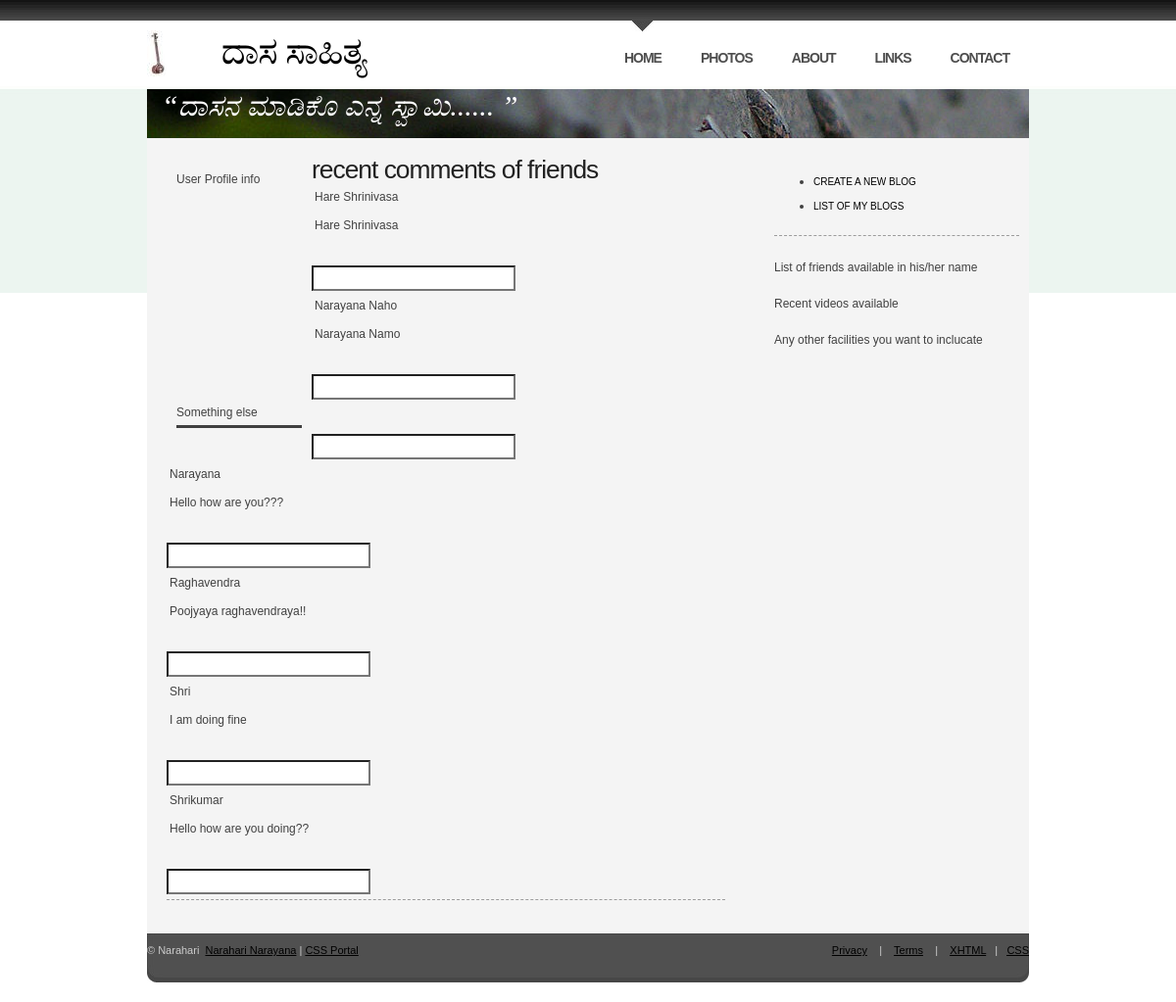
Page /userhomepage.php on the committed database.
### tables this page shows
CREATE TABLE IF NOT EXISTS `userblog` (
  `blogid` int(100) NOT NULL AUTO_INCREMENT,
  `blogtitle` varchar(100) NOT NULL,
  `text` varchar(100) NOT NULL,
  `commentid` int(100) NOT NULL,
  PRIMARY KEY (`blogid`),
  UNIQUE KEY `text` (`text`,`commentid`)
);

### userhomepage.php (the view, shortened to what this page needs)
<!DOCTYPE html PUBLIC "-//W3C//DTD XHTML 1.0 Transitional//EN" "http://www.w3.org/TR/xhtml1/DTD/xhtml1-transitional.dtd">
<html xmlns="http://www.w3.org/1999/xhtml">
<head>
<link href="default.css" rel="stylesheet" type="text/css" />
<link href="test.css" rel="stylesheet" type="text/css" />
</head>
<body>
<div id="header">
	<div id="logo" style="width: 251px; height: 49px">
		<h1 style="width: 180px; height: 48px"><a href="#">ದಾಸ ಸಾಹಿತ್ಯ </a></h1>
	</div>
	<div id="menu">
		<ul>
			<li class="current_page_item"><a href="#">home</a></li>
			<li><a href="#">photos</a></li>
			<li><a href="#">about</a></li>
			<li><a href="#">links</a></li>
			<li><a href="#">contact</a></li>
		</ul>
	</div>
</div>
<div id="headerbg" style="height:50px;"><p class="text2">&#8220;ದಾಸನ ಮಾಡಿಕೊ ಎನ್ನ ಸ್ವಾಮಿ......	&#8221;</p>
</div>
<div id="page">
	<div id="content">
		<div id="latest-post" class="post">
				<div id="navigation1" style="margin:10px; width: 128px;">
				<div class="post" style="height: 238px; width: 134px" >
				User Profile info
				</div>
				<div class="post">	Something else
				</div>
				</div>
			<h1 class="title">recent comments of friends </h1>
			<div class="entry">
               <?php
               		$query="SELECT * from userblog order by blogid DESC";
               		$fetch_result=mysql_query($query);
					$count=mysql_num_rows($fetch_result);
					if($count>=1)
					{
						while($row = mysql_fetch_array($fetch_result))
						{
							echo "<table><tr><td>".$row['blogtitle']."</td></tr>";
							echo "<tr><td>".$row['text']."</td></tr></table>";
							echo "<br/>";
                            echo "<input type='text' maxlength='100'  style='width:200px; height:20px; border-bottom-style:solid'/>";
						}
					}
				?>
			</div>
		</div>
		<div id="recent-posts">
			<div class="post">
				<div class="entry">
					<ul><li><a href="newblog.html"> Create a new Blog</a></li>
					<li><a href="userblog.php">List of my blogs</a></li></ul>
				</div>
			</div>
			<div class="post">
				<p> List of friends available in his/her name</p>
			</div>
			<div class="post">
				<p> Recent videos available</p>
			</div>
			<div class="post">
				<p> Any other facilities you want to inclucate </p>
			</div>
		</div>
	</div>
		<div style="clear: both;">&nbsp;</div>
	</div>
<div id="footer1">
	<p id="legal">&copy Narahari &nbsp<a href="http://www.facebook.com/sbenkal">Narahari Narayana</a>
	| <a href="http://www.cssportal.com/">CSS Portal</a></p>
	<p id="links"><a href="#">Privacy</a>&nbsp;&nbsp;&nbsp; |&nbsp;&nbsp;&nbsp; <a href="#">Terms</a> &nbsp;&nbsp;&nbsp;|&nbsp;&nbsp;&nbsp; <a href="http://validator.w3.org/check/referer" title="This page validates as XHTML 1.0 Transitional"><abbr title="eXtensible HyperText Markup Language">XHTML</abbr></a> &nbsp;&nbsp;|&nbsp;&nbsp;&nbsp;<a href="http://jigsaw.w3.org/css-validator/check/referer" title="This page validates as CSS"><abbr title="Cascading Style Sheets">CSS</abbr></a></p>
</div>
</body>
</html>

### default.css (style rules this page uses)
input, textarea, select { font: normal 1em "Trebuchet MS", Arial, Helvetica, sans-serif; }
h1, h2, h3 { font-weight: normal; color: #212121; }
h1 { letter-spacing: -1px; font-size: 2.2em; }
a { color: #000000; }
.text2 { font-family: Georgia, "Times New Roman", Times, serif; font-style: italic; margin: 0 0 0 15px; // padding: 90px 20px 0px 30px; font-size: 30px; color: #FFFFFF; }
#header { width: 900px; margin: 0 auto; height: 71px; letter-spacing: -1px; font-family: Georgia, "Times New Roman", Times, serif; }
#headerbg { clear: both; margin: 0 auto; width: 900px; height: 209px; background: url(images/img05.jpg) no-repeat left top; margin: 0 auto; margin-top: 20px; }
#logo { float: left; margin-top: 30px; }
#logo h1, #logo h2, #logo p { float: left; margin: 0; text-transform: lowercase; }
#logo h1 { background: url(images/images2.jpg) no-repeat left 80%; padding-left: 60px; text-align: center; font-size: 3.2em; color: #000000; }
#logo h1 a { color: #000000; }
#logo a { text-decoration: none; }
#menu { float: right; margin-top: 21px; }
#menu ul { margin: 0; list-style: none; }
#menu li { display: inline; }
#menu a { display: block; float: left; padding: 30px 20px 0 20px; text-align: center; text-decoration: none; text-transform: uppercase; font-family: Arial, Helvetica, sans-serif; font-weight: bold; font-size: 14px; color: #4E4E4E; }
#menu .current_page_item a { background: url(images/img03.jpg) no-repeat center top; }
#page { width: 900px; margin: 0 auto; padding-top: 20px; background: #F4F4F4; }
#latest-post { float: left; width: 570px; padding: 0px 20px 0px 20px; line-height: 25px; font-size: 12px; }
#recent-posts { float: right; width: 250px; padding: 0px 10px 20px 20px; line-height: 25px; font-size: 12px; }
#recent-posts .entry a { // background: #333333; // padding: 5px 10px; text-transform: uppercase; text-decoration: none; font-size: 10px; // color: #CCCCCC; }
.post .title { margin: 0; }
.post .entry { margin-bottom: 20px; padding-bottom: 5px; border-bottom: #9C9C9C 1px dashed; }
#footer1 { width: 900px; height: 50px; margin: 0 auto; margin-bottom: 20px; background: url(images/img06.jpg) no-repeat left top; font-size: 11px; color: #CCCCCC; }
#legal { float: left; }
#links { float: right; }

### test.css (style rules this page uses)
#navigation1 { margin-left:10px; margin-top:20px; //height:500px; width:200px; float:left; border-bottom-style:solid; }

### rows in the picture
userblog: blogtitle "Hare Shrinivasa", text "Hare Shrinivasa"
userblog: blogtitle "Narayana Naho", text "Narayana Namo"
userblog: blogtitle "Narayana", text "Hello how are you???"
userblog: blogtitle "Raghavendra", text "Poojyaya raghavendraya!!"
userblog: blogtitle "Shri", text "I am doing fine"
userblog: blogtitle "Shrikumar", text "Hello how are you doing??"
